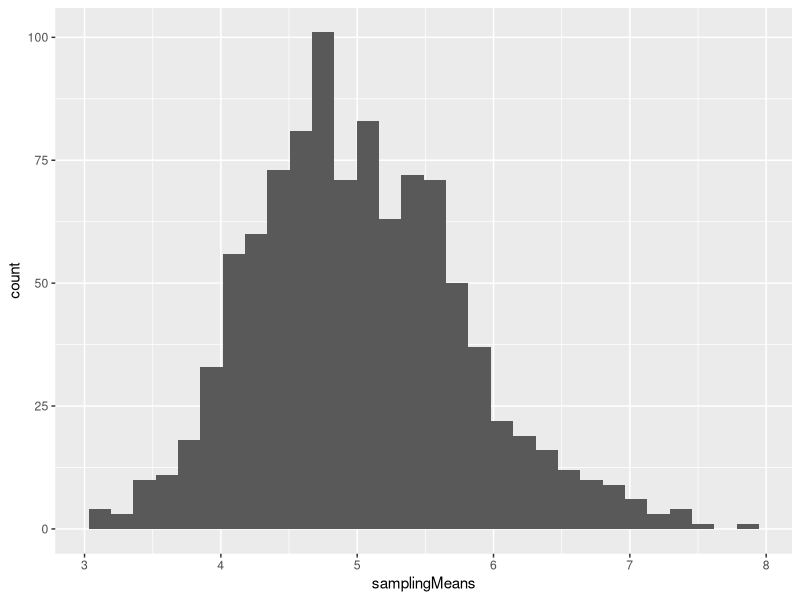

Here is the R script that generated this plot:
## ---- chunk 1
knitr::opts_chunk$set(echo = TRUE)
## ---- chunk 2
library(ggplot2)
## ---- chunk 3
lambda <- 0.2
sim_count <- 1000
sample_size <- 40

seed = 12345678
set.seed(seed)
## ---- chunk 4
sim_data <- matrix(rexp(sim_count * sample_size, lambda), 
                   nrow = sim_count, ncol = sample_size)
## ---- chunk 5
samplingMeans <- apply(sim_data, 1, mean)
## ---- chunk 6
sim_mean <- mean(samplingMeans)
sim_variance <- var(samplingMeans)
sim_sd <- sd(samplingMeans)
## ---- chunk 7
ggplot() + aes(x = samplingMeans) + geom_histogram(bins = 30)
